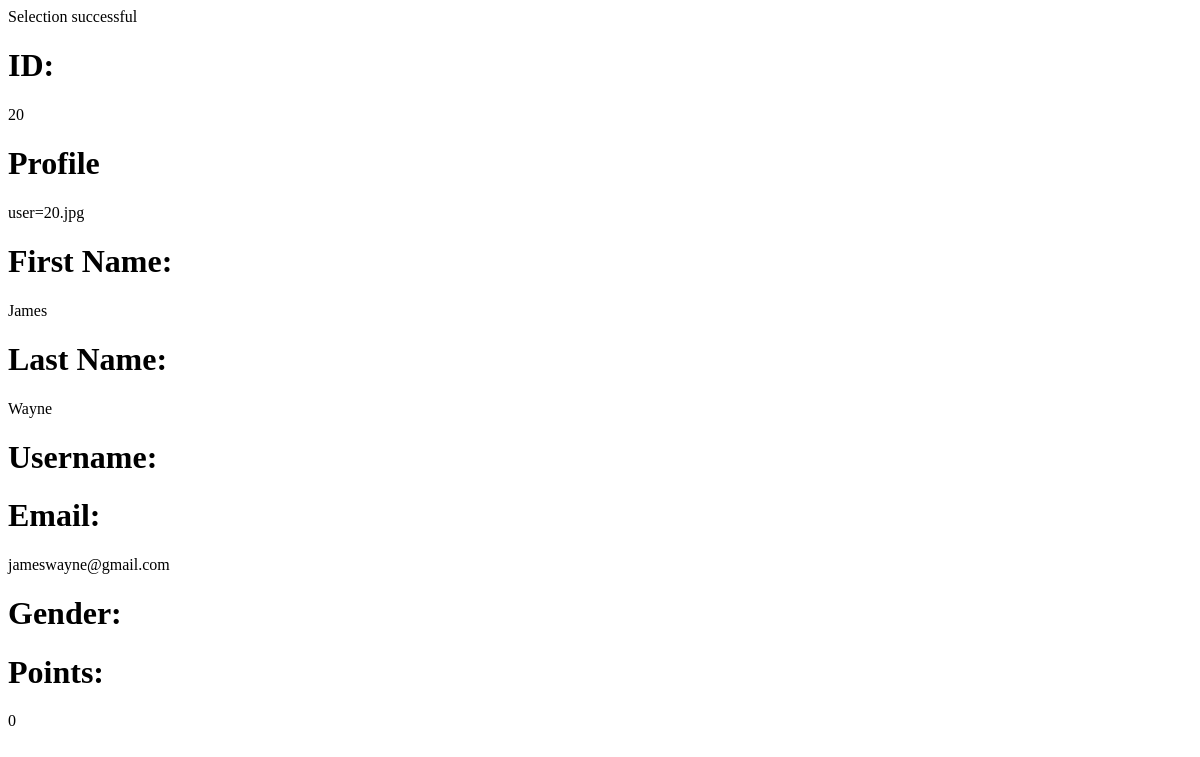
The app's page /main/admin/user.php?user_id=20, older data.
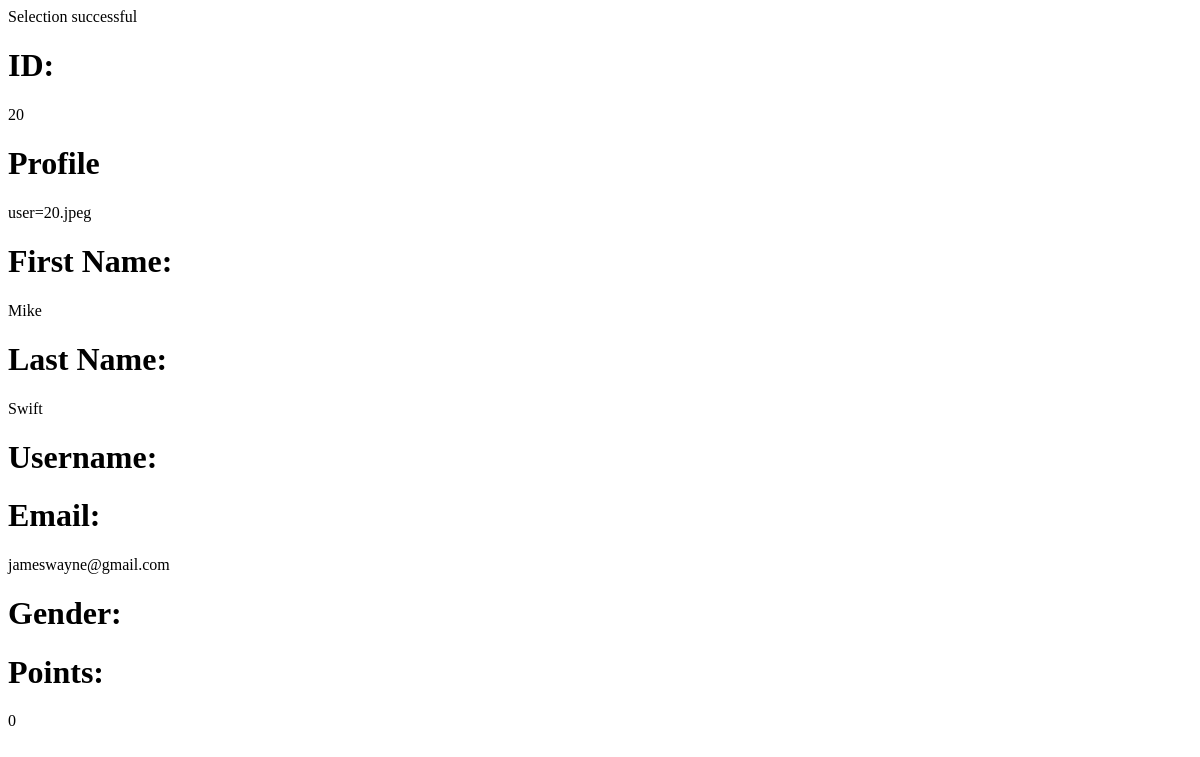
The same page, newer data.
### tables this page shows
CREATE TABLE `user` (
  `token` varchar(255) NOT NULL,
  `id` int(12) NOT NULL,
  `badges` varchar(255) NOT NULL,
  `userprofile` varchar(255) DEFAULT NULL,
  `useremail` varchar(255) NOT NULL,
  `gender` varchar(10) DEFAULT NULL,
  `fname` varchar(255) NOT NULL,
  `lname` varchar(255) NOT NULL,
  `username` varchar(255) NOT NULL,
  `userpassword` varchar(255) NOT NULL,
  `points` int(255) NOT NULL,
  `achievements` varchar(255) DEFAULT NULL,
  `dateregistration` date DEFAULT NULL,
  `flagptindicator` tinyint(1) DEFAULT NULL,
  `usercategory` varchar(255) DEFAULT NULL
);

### main/admin/user.php (the view, shortened to what this page needs)
<?php
    require_once("../db_conn.php");
    if(isset($_GET['user_id'])) {
        $userId = (isset($_GET['user_id'])) ? $_GET['user_id'] : "user id not set";
    }
    $sqlSelection = "SELECT * FROM user WHERE id = '$userId'";
    $results = mysqli_query($conn, $sqlSelection);
    $id = "";
    $profile =  "";
    $fname = "";
    $lname =  "";
    $email =  "";
    $points = "";
    if(mysqli_num_rows($results) > 0) {
        while($row = mysqli_fetch_assoc($results)) {
            $id = $row['id'];
            $profile = $row['userprofile'];
            $fname = $row['fname'];
            $lname = $row['lname'];
            $email = $row['useremail'];
            $points = $row['points'];
        }
    } else {
        echo "Selection failed";
    }
?>
<!DOCTYPE html>
<html lang="en">
<head>
</head>
<body>
    <form action="upload_handler.php" method="POST">
       <h1>ID: </h1>
       <?= $id ?>
       <h1>Profile</h1>
       <?= $profile ?>
       <h1>First Name: </h1>
       <?= $fname ?>
       <h1>Last Name: </h1>
       <?= $lname ?>
       <h1>Username: </h1>
       <h1>Email:</h1>
       <?= $email ?>
       <h1>Gender:</h1>
       <h1>Points: </h1>
       <?= $points ?>
    </form>
</body>
</html>

Row changes from the older to the newer data that the page shows:
changed user "jameswayne@gmail.com": userprofile "user=20.jpg" → "user=20.jpeg"; fname "James" → "Mike"; lname "Wayne" → "Swift"
